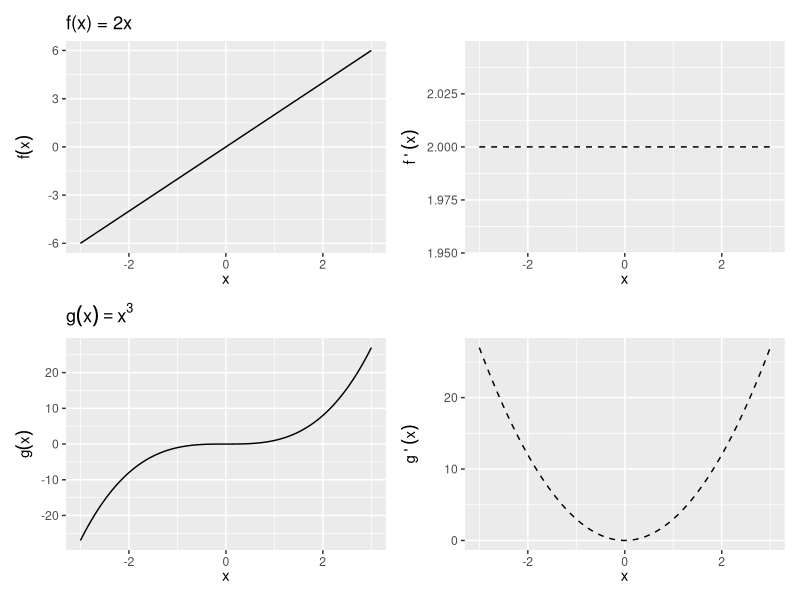
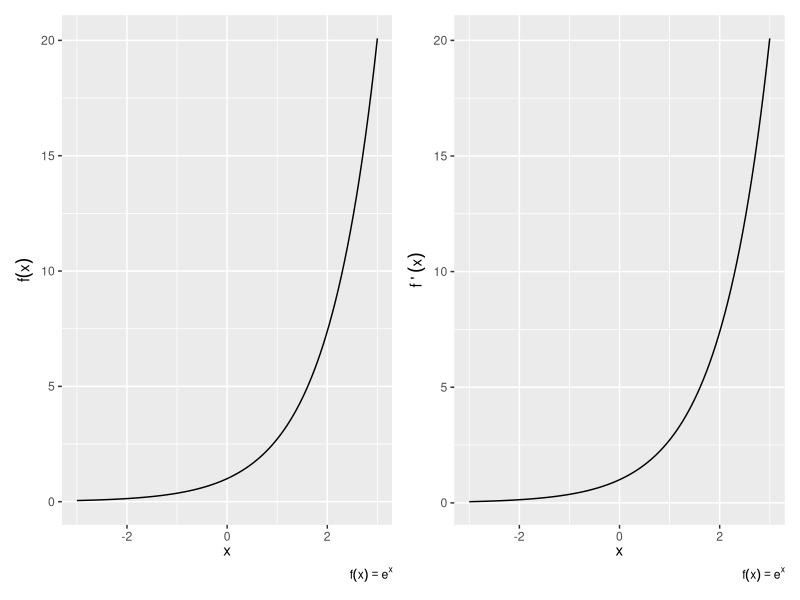
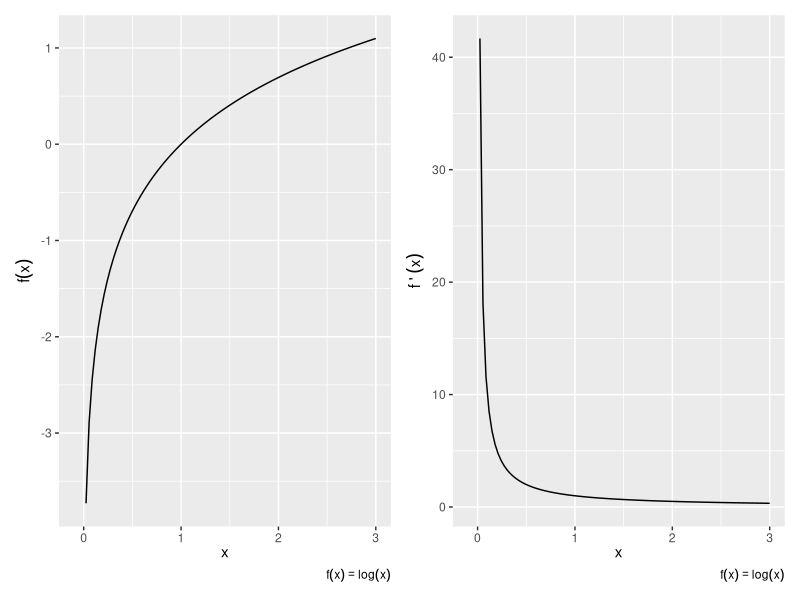
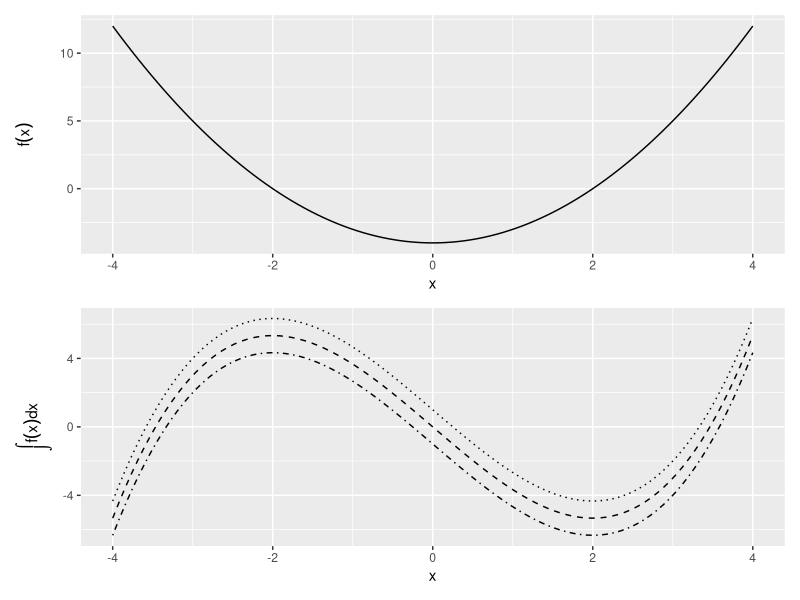
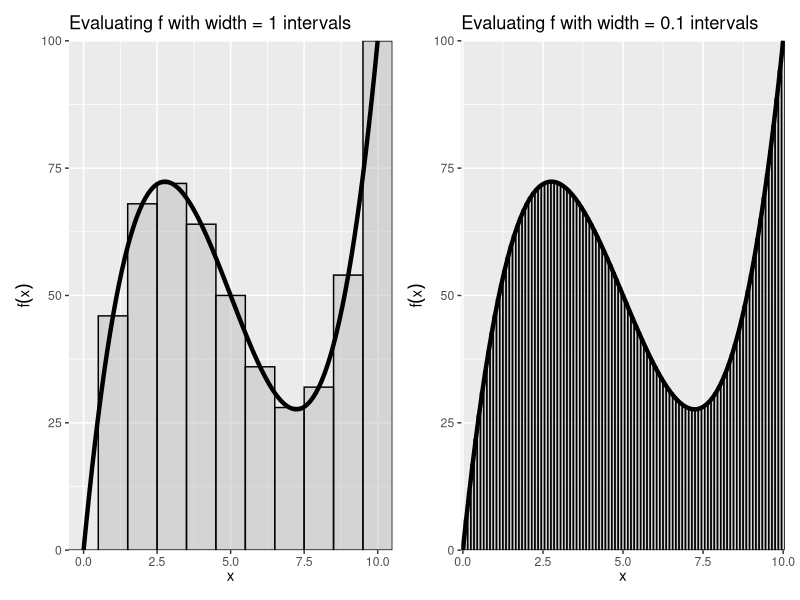

Reproduce these figures in R, in order.
## ---- chunk 1
#| include: false
library(ggplot2)
library(tibble)
library(dplyr)
library(patchwork)
## ---- chunk 2
#| label: fig-derivsimple
#| echo: false
#| fig-cap: The Derivative as a Slope
range <- tibble::tibble(x = c(-3, 3))

fx0 <- ggplot(range, aes(x = x)) +
  labs(x = expression(x), y = expression(f(x)))

fx <- fx0 +
  stat_function(fun = function(x) 2 * x, size = 0.5) +
  labs(title = "f(x) = 2x") +
  expand_limits(y = 0)

fprimex <- fx0 + stat_function(fun = function(x) 2, size = 0.5, linetype = "dashed") +
  labs(x = expression(x), y = expression(f ~ plain("'") ~ (x)))

gx <- fx0 +
  stat_function(fun = function(x) x^3, size = 0.5) +
  labs(y = expression(g(x)), title = expression(g(x) == x^3)) +
  expand_limits(y = 0)

gprimex <- fx0 + stat_function(fun = function(x) 3 * (x^2), size = 0.5, linetype = "dashed") +
  labs(x = expression(x), y = expression(g ~ plain("'") ~ (x)))

fx + fprimex + gx + gprimex + plot_layout(ncol = 2)
## ---- chunk 3
#| label: fig-derivexponent
#| echo: false
#| fig-cap: Derivative of the Exponential Function
range <- tibble::tibble(x = c(-3, 3))

fx0 <- ggplot(range, aes(x = x)) +
  labs(
    x = expression(x), y = expression(f(x)),
    caption = expression(f(x) == e^x)
  )

fx <- fx0 +
  stat_function(fun = function(x) exp(x), size = 0.5) +
  expand_limits(y = 0)

fprimex <- fx0 + stat_function(fun = function(x) exp(x), size = 0.5) +
  labs(x = expression(x), y = expression(f ~ plain("'") ~ (x)))

fx + fprimex + plot_layout(nrow = 1)
## ---- chunk 4
#| label: fig-derivlog
#| echo: false
#| warning: false
#| fig-cap: Derivative of the Natural Log
range <- tibble::tibble(x = c(-0.1, 3))

fx0 <- ggplot(range, aes(x = x)) +
  labs(
    x = expression(x), y = expression(f(x)),
    caption = expression(f(x) == log(x))
  )

fx <- fx0 +
  stat_function(fun = function(x) ifelse(x <= 0, NA, log(x)), size = 0.5) +
  expand_limits(y = 0)

fprimex <- fx0 + stat_function(fun = function(x) ifelse(x <= 0, NA, 1 / x), size = 0.5) +
  labs(x = expression(x), y = expression(f ~ plain("'") ~ (x)))

fx + fprimex + plot_layout(nrow = 1)
## ---- chunk 5
#| label: fig-integralc
#| echo: false
#| fig-cap: The Many Indefinite Integrals of a Function
range1 <- tibble(x = c(-4, 4))

fx <- ggplot(range1, aes(x = x)) +
  stat_function(fun = function(x) x^2 - 4, size = 0.5) +
  labs(y = expression(f(x)))

Fx <- ggplot(range1, aes(x = x)) +
  stat_function(fun = function(x) (x^3) / 3 - 4 * x, size = 0.5, linetype = "dashed") +
  stat_function(fun = function(x) (x^3) / 3 - 4 * x + 1, size = 0.5, linetype = "dotted") +
  stat_function(fun = function(x) (x^3) / 3 - 4 * x - 1, size = 0.5, linetype = "dotdash") +
  labs(y = expression(integral(f(x) * dx)))

fx + Fx + plot_layout(ncol = 1)
## ---- chunk 6
#| label: fig-defintfig
#| echo: false
#| fig-cap: The Riemann Integral as a Sum of Evaluations
f3 <- function(x) -15 * (x - 5) + (x - 5)^3 + 50

d1 <- tibble(x = seq(0, 10, 1)) %>% mutate(f = f3(x))
d2 <- tibble(x = seq(0, 10, 0.1)) %>% mutate(f = f3(x))

range <- tibble::tibble(x = c(0, 10))

fx0 <- ggplot(range, aes(x = x)) +
  labs(x = expression(x), y = expression(f(x)))

fx <- fx0 +
  expand_limits(y = 0) +
  scale_y_continuous(expand = c(0, 0)) +
  scale_x_continuous(expand = c(0, 0))

g1 <- fx + geom_col(data = d1, aes(x, f), width = 1, fill = "gray", alpha = 0.5, color = "black") + stat_function(fun = f3, size = 1.5) + labs(title = "Evaluating f with width = 1 intervals")
g2 <- fx + geom_col(data = d2, aes(x, f), width = 0.1, fill = "gray", alpha = 0.5, color = "black") + stat_function(fun = f3, size = 1.5) + labs(title = "Evaluating f with width = 0.1 intervals")

g1 + g2 + plot_layout(nrow = 1)
